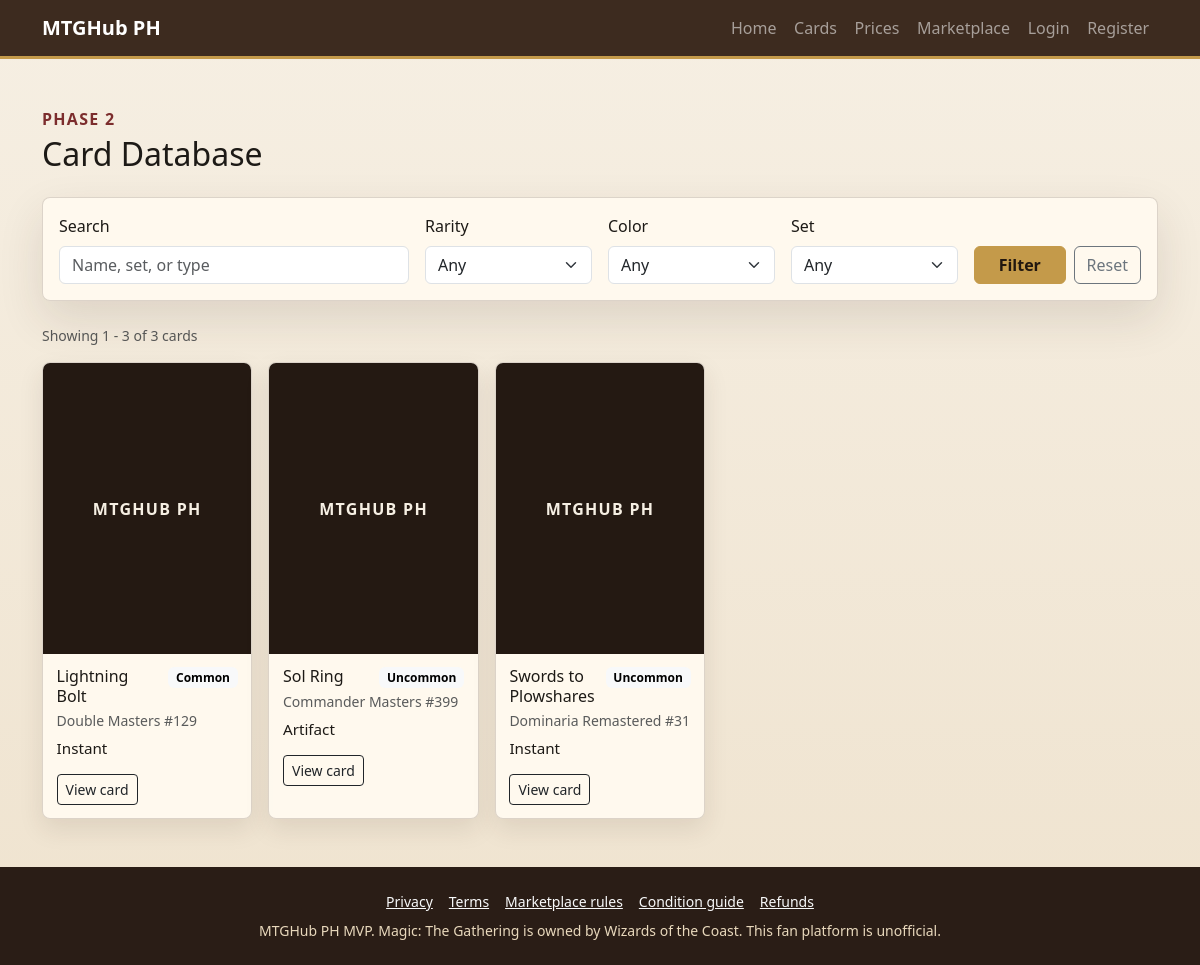
/public/cards, run on the app's committed database.
### tables this page shows
CREATE TABLE IF NOT EXISTS cards (
    id INT UNSIGNED AUTO_INCREMENT PRIMARY KEY,
    card_name VARCHAR(150) NOT NULL,
    set_name VARCHAR(150) NOT NULL,
    collector_number VARCHAR(30) NULL,
    rarity ENUM('common', 'uncommon', 'rare', 'mythic') NOT NULL,
    color VARCHAR(50) NULL,
    type_line VARCHAR(150) NOT NULL,
    image_url VARCHAR(500) NULL,
    scryfall_id VARCHAR(80) NULL,
    created_at TIMESTAMP DEFAULT CURRENT_TIMESTAMP,
    updated_at TIMESTAMP DEFAULT CURRENT_TIMESTAMP ON UPDATE CURRENT_TIMESTAMP,
    INDEX idx_cards_name (card_name),
    INDEX idx_cards_set (set_name),
    INDEX idx_cards_rarity (rarity),
    INDEX idx_cards_color (color),
    UNIQUE KEY uq_cards_identity (card_name, set_name, collector_number),
    UNIQUE KEY uq_cards_scryfall_id (scryfall_id),
    FULLTEXT KEY ft_cards_search (card_name, set_name, type_line)
);

### app/views/cards/index.php (the view, shortened to what the rows shown need)
<div class="d-flex flex-column flex-md-row align-items-md-center justify-content-between gap-3 mb-4">
    <div>
        <h1 class="h2 mb-0">Card Database</h1>
    </div>
</div>
<?php if ($cards === []): ?>
    <div class="archive-card p-4 text-center">
        <h2 class="h5">No cards found yet.</h2>
        <p class="text-muted mb-0">An admin can add cards using the Add card button.</p>
    </div>
<?php else: ?>
    <div class="cards-grid">
        <?php foreach ($cards as $card): ?>
            <div class="archive-card card-card card-listing-card">
                    <div class="card-image-wrap">
                        <?php if (!empty($card['image_url'])): ?>
                            <img src="<?= e($card['image_url']) ?>" alt="<?= e($card['card_name']) ?>" loading="lazy">
                        <?php else: ?>
                            <div class="card-image-placeholder">MTGHub PH</div>
                        <?php endif; ?>
                    </div>
                    <div class="card-listing-body">
                        <div class="d-flex justify-content-between gap-2 align-items-start">
                            <h2 class="card-listing-title mb-1"><?= e($card['card_name']) ?></h2>
                            <span class="badge text-bg-light"><?= e(ucfirst($card['rarity'])) ?></span>
                        </div>
                        <div class="text-muted small mb-2"><?= e($card['set_name']) ?> #<?= e($card['collector_number']) ?></div>
                        <div class="card-listing-type mb-3"><?= e($card['type_line']) ?></div>
                        <a class="btn btn-sm btn-outline-dark" href="<?= e(url('/cards/show?id=' . (int) $card['id'])) ?>">View card</a>
                    </div>
            </div>
        <?php endforeach; ?>
    </div>
<?php endif; ?>

### data on the page
cards: shows "MTGHUB PH", card_name "Lightning Bolt", rarity "Common", set_name "Double Masters", collector_number "129", type_line "Instant"
cards: shows "MTGHUB PH", card_name "Sol Ring", rarity "Uncommon", set_name "Commander Masters", collector_number "399", type_line "Artifact"
cards: shows "MTGHUB PH", card_name "Swords to Plowshares", rarity "Uncommon", set_name "Dominaria Remastered", collector_number "31", type_line "Instant"

### other printed values
$pagination['total'] "3"
